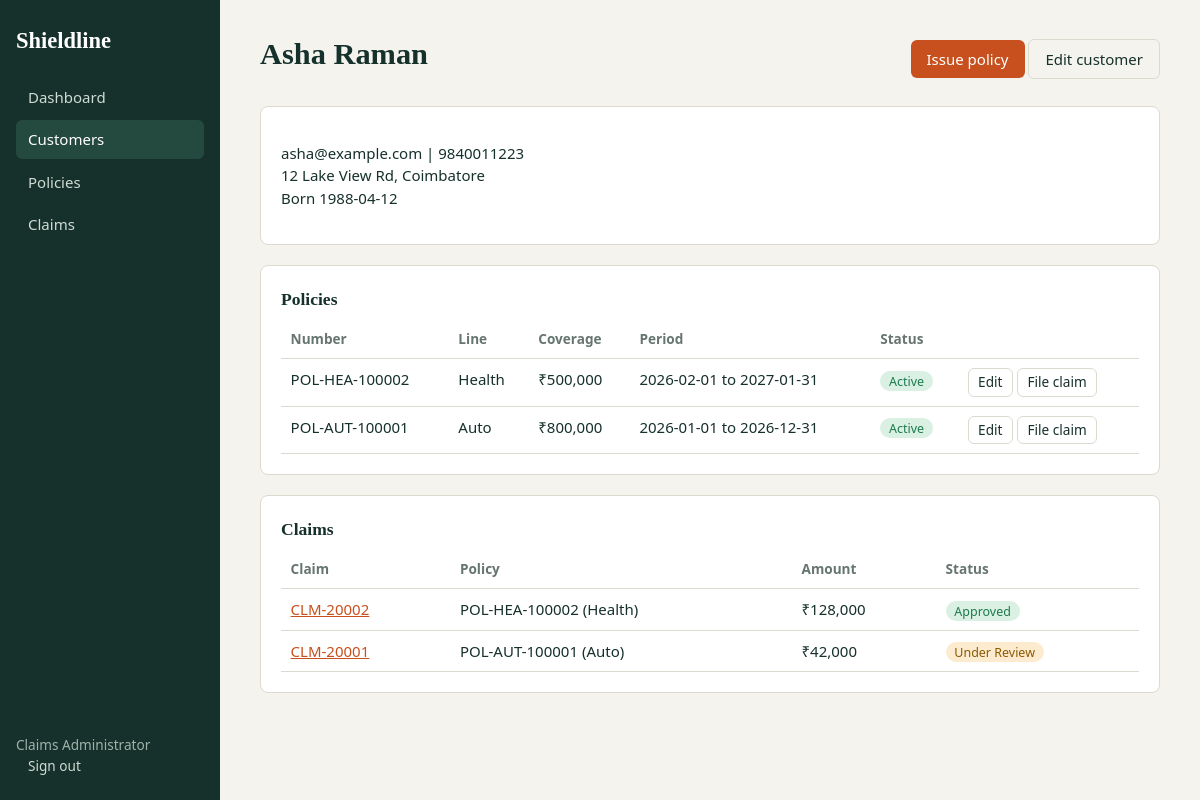
The page /customers/1 (signed in) on the database its author committed.
### tables this page shows
CREATE TABLE customers(id INTEGER PRIMARY KEY, name TEXT NOT NULL, email TEXT, phone TEXT, dob TEXT, address TEXT, city TEXT);

CREATE TABLE policies(id INTEGER PRIMARY KEY, policy_no TEXT UNIQUE, customer_id INTEGER NOT NULL REFERENCES customers(id),
  line TEXT, coverage REAL, premium REAL, start_date TEXT, end_date TEXT, status TEXT DEFAULT 'Active', notes TEXT);

CREATE TABLE claims(id INTEGER PRIMARY KEY, claim_no TEXT UNIQUE, policy_id INTEGER NOT NULL REFERENCES policies(id),
  incident_date TEXT, description TEXT, amount REAL, status TEXT DEFAULT 'Submitted', adjuster_notes TEXT, filed_on TEXT);

### app.py (the view)
@app.route("/customers/<int:cid>")
@login_required
def customer_view(cid):
    c = q("SELECT * FROM customers WHERE id=?", (cid,), one=True) or ("", 404)
    if c == ("", 404): return c
    pols = q("SELECT * FROM policies WHERE customer_id=? ORDER BY id DESC", (cid,))
    claims = q("""SELECT c.*, p.policy_no, p.line FROM claims c JOIN policies p ON p.id=c.policy_id
                  WHERE p.customer_id=? ORDER BY c.id DESC""", (cid,))
    return render_template("customer_view.html", c=c, pols=pols, claims=claims)

### app.py (called while the page is built)
def db():
    if "db" not in g:
        g.db = sqlite3.connect(DB)
        g.db.row_factory = sqlite3.Row
        g.db.execute("PRAGMA foreign_keys=ON")
    return g.db

def q(sql, args=(), one=False):
    cur = db().execute(sql, args)
    rows = cur.fetchall()
    db().commit()
    return (rows[0] if rows else None) if one else rows

def login_required(f):
    @wraps(f)
    def w(*a, **k):
        if "user" not in session:
            return redirect(url_for("login", next=request.path))
        return f(*a, **k)
    return w

@app.template_filter("money")
def money(v):
    return "₹{:,.0f}".format(v or 0)

@app.context_processor
def ctx():
    return dict(LINES=LINES, POLICY_STATUS=POLICY_STATUS, CLAIM_STATUS=CLAIM_STATUS)

### templates/customer_view.html
{% extends "base.html" %}{% block title %}{{ c.name }}{% endblock %}{% block body %}
<div class="bar"><h1>{{ c.name }}</h1><div><a class="btn" href="{{ url_for('policy_add', customer_id=c.id) }}">Issue policy</a> <a class="btn alt" href="{{ url_for('customer_edit', cid=c.id) }}">Edit customer</a></div></div>
<div class="card"><p>{{ c.email }} | {{ c.phone }}<br>{{ c.address }}, {{ c.city }}<br>Born {{ c.dob or 'not recorded' }}</p></div>
<div class="card"><h3>Policies</h3><table><tr><th>Number</th><th>Line</th><th>Coverage</th><th>Period</th><th>Status</th><th></th></tr>
{% for p in pols %}<tr><td>{{ p.policy_no }}</td><td>{{ p.line }}</td><td>{{ p.coverage|money }}</td><td>{{ p.start_date }} to {{ p.end_date }}</td><td><span class="tag {{ p.status }}">{{ p.status }}</span></td>
<td><a class="btn alt sm" href="{{ url_for('policy_edit', pid=p.id) }}">Edit</a>{% if p.status=='Active' %} <a class="btn alt sm" href="{{ url_for('claim_add', policy_id=p.id) }}">File claim</a>{% endif %}</td></tr>
{% else %}<tr><td colspan="6">No policies yet.</td></tr>{% endfor %}</table></div>
<div class="card"><h3>Claims</h3><table><tr><th>Claim</th><th>Policy</th><th>Amount</th><th>Status</th></tr>
{% for k in claims %}<tr><td><a href="{{ url_for('claim_edit', cid=k.id) }}">{{ k.claim_no }}</a></td><td>{{ k.policy_no }} ({{ k.line }})</td><td>{{ k.amount|money }}</td><td><span class="tag {{ k.status.split()[0] }}">{{ k.status }}</span></td></tr>
{% else %}<tr><td colspan="4">No claims on record.</td></tr>{% endfor %}</table></div>{% endblock %}

### templates/base.html
<!doctype html><html lang="en"><head><meta charset="utf-8"><meta name="viewport" content="width=device-width,initial-scale=1">
<title>{% block title %}{% endblock %} | Shieldline</title><link rel="stylesheet" href="{{ url_for('static', filename='style.css') }}"></head><body>
{% if session.user %}{% set ep = request.endpoint or '' %}<aside><h2>Shieldline</h2>
<a href="{{ url_for('dashboard') }}" class="{{ 'on' if ep=='dashboard' }}">Dashboard</a>
<a href="{{ url_for('customers') }}" class="{{ 'on' if ep.startswith('customer') }}">Customers</a>
<a href="{{ url_for('policies') }}" class="{{ 'on' if ep.startswith('polic') }}">Policies</a>
<a href="{{ url_for('claims') }}" class="{{ 'on' if ep.startswith('claim') }}">Claims</a>
<div class="who">{{ session.user }}<br><a href="{{ url_for('logout') }}">Sign out</a></div></aside>{% endif %}
<main class="{{ 'app' if session.user }}">{% for cat, m in get_flashed_messages(with_categories=true) %}<div class="flash {{ cat }}">{{ m }}</div>{% endfor %}
{% block body %}{% endblock %}</main></body></html>

### static/style.css (style rules this page uses)
:root { --ink:#16302b;--paper:#f4f3ee;--card:#fff;--line:#dcdacf;--accent:#c8501e;--muted:#667570;--ok:#1d7a4d;--bad:#b3261e }
* { box-sizing:border-box }
body { margin:0;font:15px/1.5 "Segoe UI",system-ui,sans-serif;color:var(--ink);background:var(--paper) }
h1,h2,h3 { font-family:Georgia,"Times New Roman",serif;margin:0 0 .5rem }
h1 { font-size:1.9rem }
a { color:var(--accent) }
aside { position:fixed;inset:0 auto 0 0;width:220px;background:var(--ink);color:#e8efe9;padding:1.5rem 1rem;display:flex;flex-direction:column;gap:.25rem }
aside h2 { color:#fff;margin-bottom:1rem }
aside a { color:#cfdcd4;text-decoration:none;padding:.5rem .75rem;border-radius:6px }
aside a:hover,aside a.on { background:#24493f;color:#fff }
aside .who { margin-top:auto;font-size:.85rem;color:#9fb3a9 }
main.app { margin-left:220px;padding:2rem 2.5rem;max-width:1200px }
.bar { display:flex;justify-content:space-between;align-items:center;gap:1rem;margin-bottom:1.25rem;flex-wrap:wrap }
.card { background:var(--card);border:1px solid var(--line);border-radius:8px;padding:1.25rem;margin-bottom:1.25rem }
table { width:100%;border-collapse:collapse }
th,td { text-align:left;padding:.55rem .6rem;border-bottom:1px solid var(--line);vertical-align:top }
th { color:var(--muted);font-weight:600;font-size:.85rem }
.btn { display:inline-block;background:var(--accent);color:#fff;border:0;padding:.5rem 1rem;border-radius:6px;cursor:pointer;text-decoration:none;font:inherit }
.btn.alt { background:transparent;color:var(--ink);border:1px solid var(--line) }
.btn.sm { padding:.2rem .6rem;font-size:.85rem }
.tag { padding:.1rem .55rem;border-radius:99px;font-size:.78rem;background:#e7ebe8 }
.Active,.Approved,.Paid { background:#d9f0e3;color:var(--ok) }
.Submitted,.Under { background:#fdebd0;color:#8a5a00 }

### rows shown on the page
customers: name "Asha Raman", email "asha@example.com", phone "9840011223", address "12 Lake View Rd", city "Coimbatore", dob "1988-04-12"
policies: policy_no "POL-HEA-100002", line "Health", coverage "₹500,000", start_date "2026-02-01", end_date "2027-01-31", status "Active"
policies: policy_no "POL-AUT-100001", line "Auto", coverage "₹800,000", start_date "2026-01-01", end_date "2026-12-31", status "Active"
claims: claim_no "CLM-20002", policy_no "POL-HEA-100002", line "Health", amount "₹128,000", status "Approved"
claims: claim_no "CLM-20001", policy_no "POL-AUT-100001", line "Auto", amount "₹42,000", status "Under Review"

### other values the page prints
{{ session.user }} "Claims Administrator"
